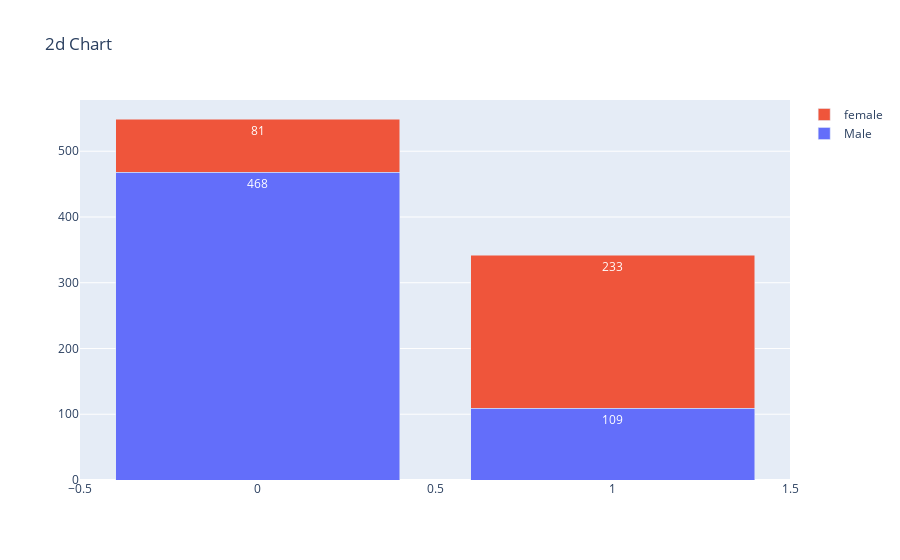

Write notebook code for a chart like this one.
### Code cell
fig = go.Figure()
bar1 = go.Bar(
        name="Male",
        x=data.index,
        y=data["male"],
        texttemplate="%{y}",
        textposition="inside",
        textangle=0,
        textfont_color="white",
    )
bar2 = go.Bar(
        name="female",
        x=data.index,
        y=data["female"],
        texttemplate="%{y}",
        textposition="inside",
        textangle=0,
        textfont_color="white",
    )

fig.add_trace(bar1)
fig.add_trace(bar2)
fig.update_layout(
    title_text="2d Chart",
    barmode="stack",
    uniformtext=dict(mode="hide", minsize=10),
)
fig.show()

### Figure 1 — Plotly figure (JSON) as saved in the notebook; plotly's stock layout.template omitted (floating-point values rounded to 4 significant figures)
{"data": [{"name": "Male", "textangle": 0, "textfont": {"color": "white"}, "textposition": "inside", "texttemplate": "%{y}", "type": "bar", "x": ["0", "1"], "y": [468, 109]}, {"name": "female", "textangle": 0, "textfont": {"color": "white"}, "textposition": "inside", "texttemplate": "%{y}", "type": "bar", "x": ["0", "1"], "y": [81, 233]}], "layout": {"autosize": true, "barmode": "stack", "title": {"text": "2d Chart"}, "uniformtext": {"minsize": 10, "mode": "hide"}, "xaxis": {"autorange": true, "range": [-0.5, 1.5], "type": "linear"}, "yaxis": {"autorange": true, "range": [0, 577.9], "type": "linear"}}}
